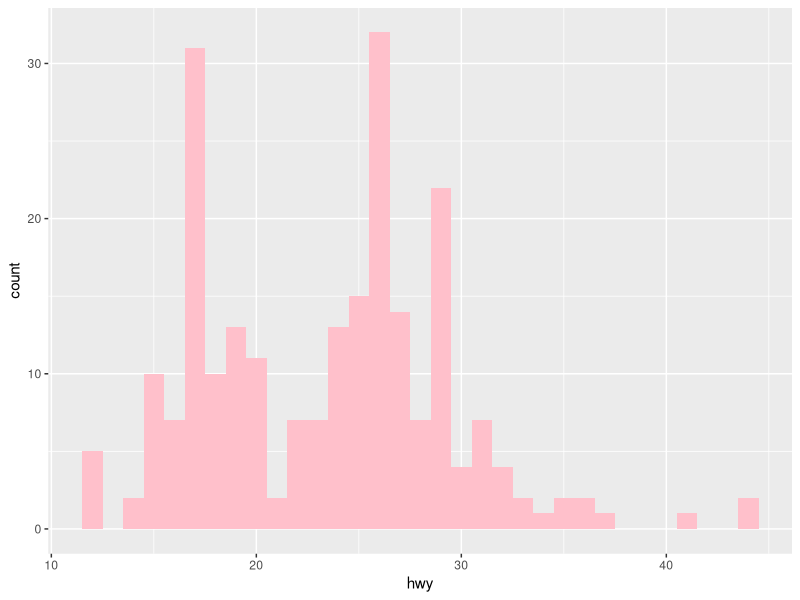
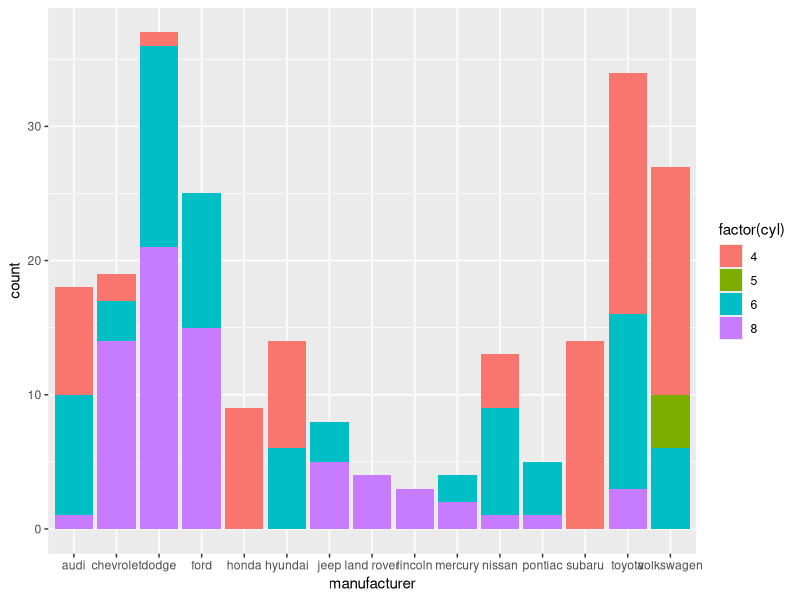
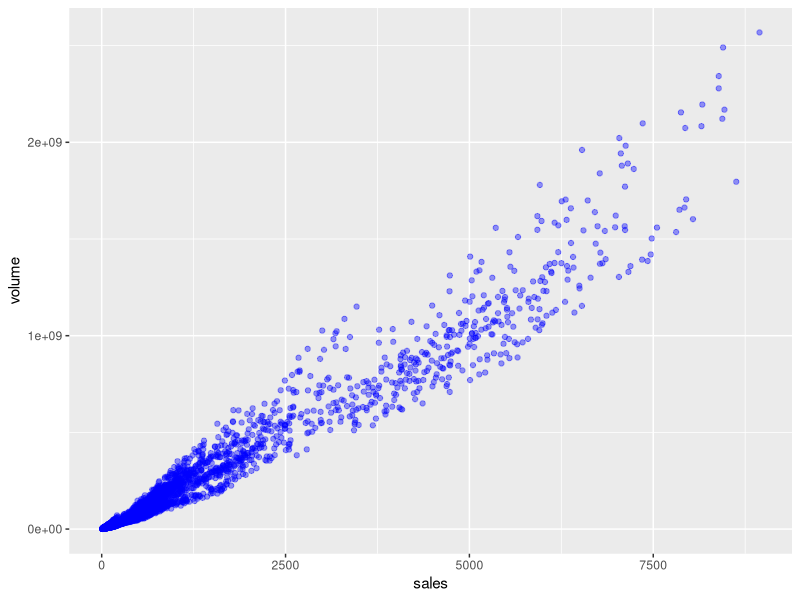
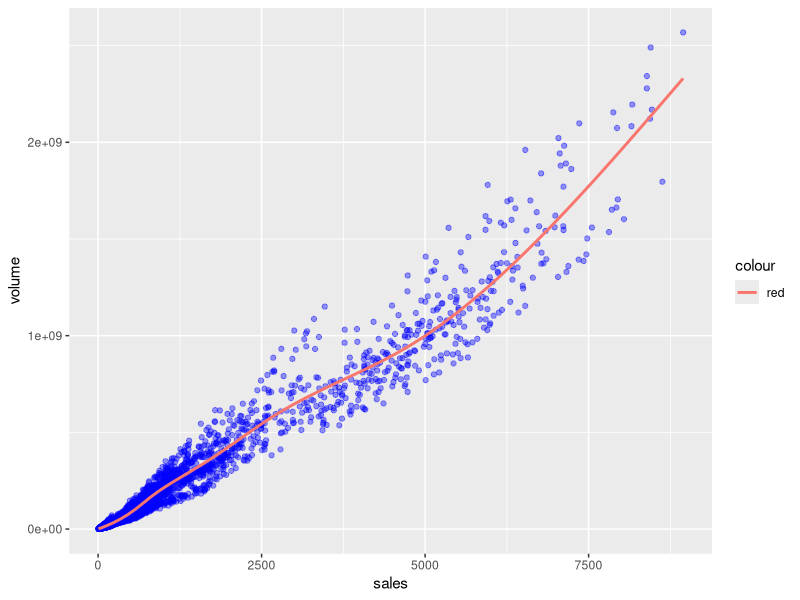

Write R code to recreate these figures, in order.
library(ggplot2)
library(ggthemes)
# Histogram of hwy mpg values
df <- mpg
head(df)

# Data & Asetitics
hplot <- ggplot(
  data = df
  , aes(
    x = hwy
  )
)
# Geometries
hplot <- hplot +
  geom_histogram(
    binwidth = 1
    , fill = "pink"
  )
# Facets
# Stats
# Coordinates
# Themes
# Print Graph
hplot

# Data & Aestetics
# Barplot of car counts per manufacturer with color fill defined by cyl count
bplot <- ggplot(
  data = df
  , aes(
    x = manufacturer
  )
)
# Geometries
bplot <- bplot +
  geom_bar(
    aes(
      fill = factor(cyl)
    )
  )
# Facets
# Stats
# Coordinates
# Themes
# Print graph
bplot

# Data & Aestetics
df2 <- txhousing
# Create a scatterplot of volume versus sales. Afterwards play around with 
# alpha and color arguments to clarify information
scplot <- ggplot(
  data = df2
  , aes(
    x = sales
    , y = volume
  )
)
# Geometries
scplot <- scplot +
  geom_point(
    color = "blue"
    , alpha = 0.4
  )
# Facets
# Stats
# Coordinates
# Themes
# Print graph
scplot

# Data & Aestetics
scsmoothplot <- ggplot(
  data = df2
  , aes(
    x = sales
    , y = volume
  )
)
# Geometries
scsmoothplot <- scsmoothplot +
  geom_point(
    color = "blue"
    , alpha = 0.4
  )
# Facets
# Stats
scsmoothplot <- scsmoothplot +
  geom_smooth(
    aes(
      color = "red"
    )
    , se = F
  )
# Coordinates
# Themes
# Print Graph
scsmoothplot

# Data & Aesthetics
# Geometries
# Facets
# Stats
# Coordinates
# Themes
# Print Graph